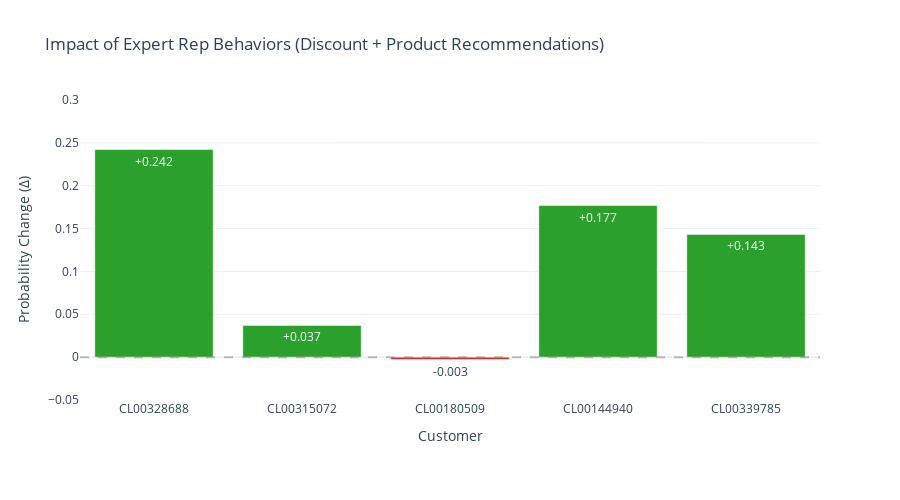

Here is the notebook cell this chart was saved with:
### Code cell
# SCENARIO 2.5: VISUALIZE EXPERT BEHAVIOR IMPACT
print("\n=== SCENARIO 2.5: EXPERT BEHAVIOR IMPACT VISUALIZATION ===")

import plotly.graph_objects as go

# Use enhanced_df from our simulation results
fig = go.Figure()

# Add bars for each customer
colors = ['#2ca02c' if d > 0 else '#d62728' for d in enhanced_df['delta']]

fig.add_trace(go.Bar(
    x=enhanced_df['customer_id'],
    y=enhanced_df['delta'],
    marker_color=colors,
    text=[f'{d:+.3f}' for d in enhanced_df['delta']],
    textposition='auto',
    hovertemplate='Customer: %{x}<br>Δ Probability: %{y:+.3f}<br>Baseline: %{customdata[0]:.3f}<br>Expert: %{customdata[1]:.3f}<extra></extra>',
    customdata=enhanced_df[['baseline_prob', 'expert_pattern_prob']].values
))

fig.update_layout(
    title='Impact of Expert Rep Behaviors (Discount + Product Recommendations)',
    xaxis_title='Customer',
    yaxis_title='Probability Change (Δ)',
    yaxis_range=[-0.05, 0.3],
    template='plotly_white',
    height=500,
    showlegend=False,
    margin=dict(b=100)
)

# Add zero line
fig.add_hline(y=0, line_dash='dash', line_color='gray', opacity=0.5)

fig.show()

print("\n=== SCENARIO 2 COMPLETE ===")
print("✓ Successfully simulated expert rep BEHAVIORS, not just names")
print(f"✓ {len(enhanced_df[enhanced_df['delta'] > 0])}/5 customers show improvement")
print(f"✓ Average lift: {enhanced_df['delta'].mean():+.4f}")
print("\n✅ Ready for Scenario 3")

### Figure 1 — Plotly figure (JSON) as saved in the notebook; plotly's stock layout.template omitted (floating-point values rounded to 4 significant figures)
{"data": [{"customdata": [[0.4514, 0.6936], [0.2938, 0.3308], [0.5278, 0.5249], [0.4613, 0.6381], [0.3621, 0.5053]], "hovertemplate": "Customer: %{x}<br>Δ Probability: %{y:+.3f}<br>Baseline: %{customdata[0]:.3f}<br>Expert: %{customdata[1]:.3f}<extra></extra>", "marker": {"color": ["#2ca02c", "#2ca02c", "#d62728", "#2ca02c", "#2ca02c"]}, "text": ["+0.242", "+0.037", "-0.003", "+0.177", "+0.143"], "textposition": "auto", "type": "bar", "x": ["CL00328688", "CL00315072", "CL00180509", "CL00144940", "CL00339785"], "y": [0.2422, 0.03704, -0.002858, 0.1768, 0.1432]}], "layout": {"height": 500, "margin": {"b": 100}, "shapes": [{"line": {"color": "gray", "dash": "dash"}, "opacity": 0.5, "type": "line", "x0": 0, "x1": 1, "xref": "x domain", "y0": 0, "y1": 0, "yref": "y"}], "showlegend": false, "title": {"text": "Impact of Expert Rep Behaviors (Discount + Product Recommendations)"}, "xaxis": {"title": {"text": "Customer"}}, "yaxis": {"range": [-0.05, 0.3], "title": {"text": "Probability Change (Δ)"}}}}
